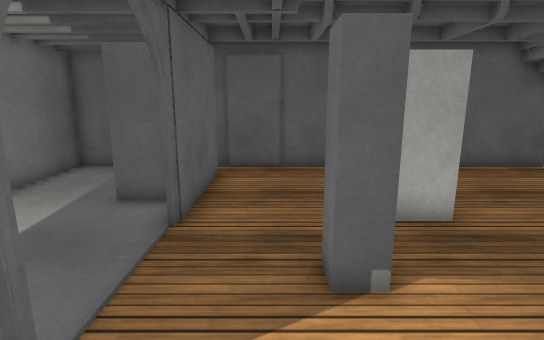
View 1 (above)

12 first-person views from a walk through a scene from a Unity 3-D project. The camera is 1.3 m above the floor, tilts 12° down and sees 80° across. Doors are open. The floor is counted in squares, 0.5 m on a side. Each view is taken from the middle of a square. On the plan, view 1 faces up. The plan holds only what a view shows up to about 20 squares ahead; the rest is blank. The place goes on beyond the plan. The player is left out. Some surface patterns are stand-ins.

View 2
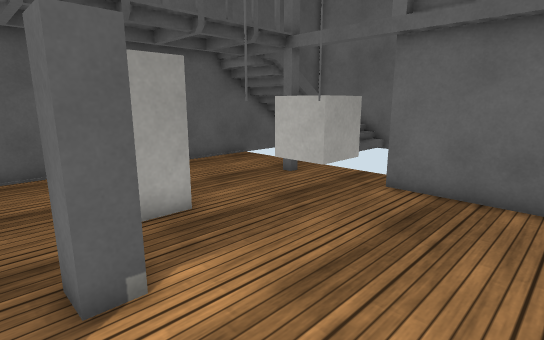

View 3
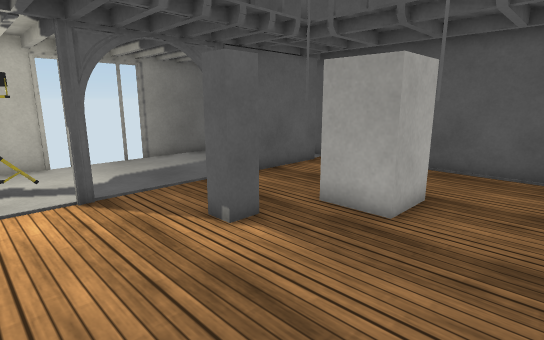

View 4
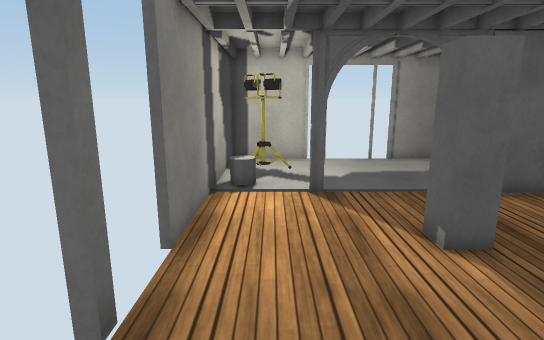

View 5
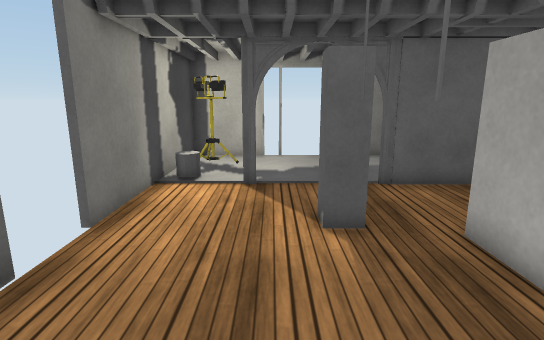

View 6
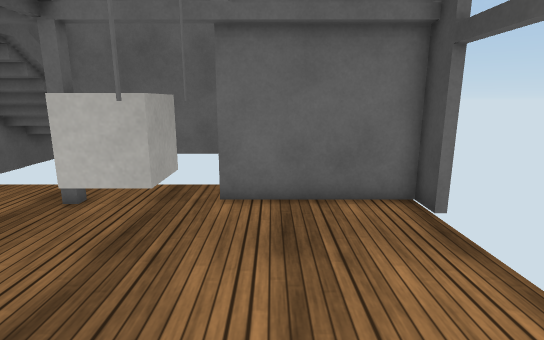

View 7
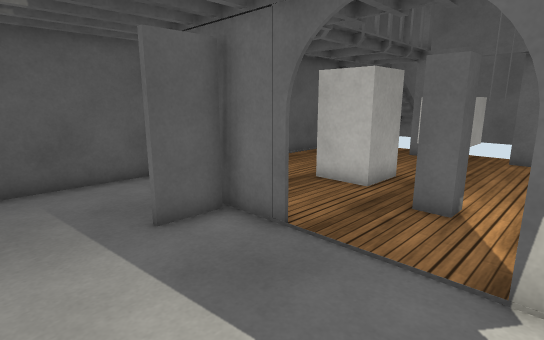

View 8
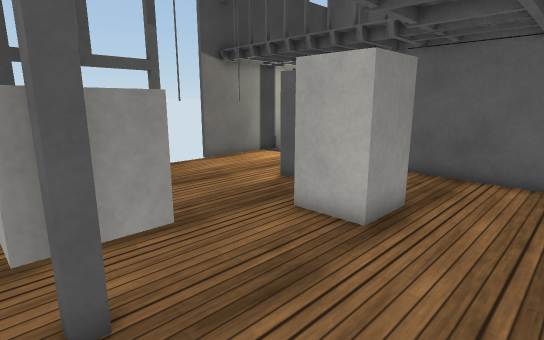

View 9
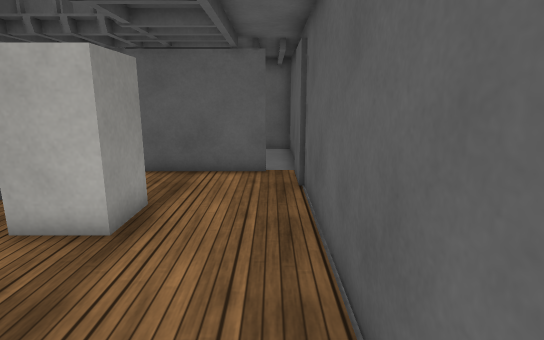

View 10
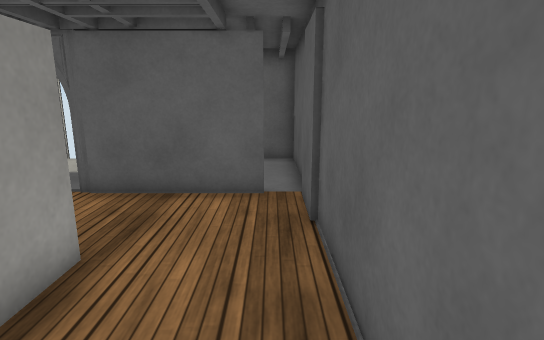

View 11
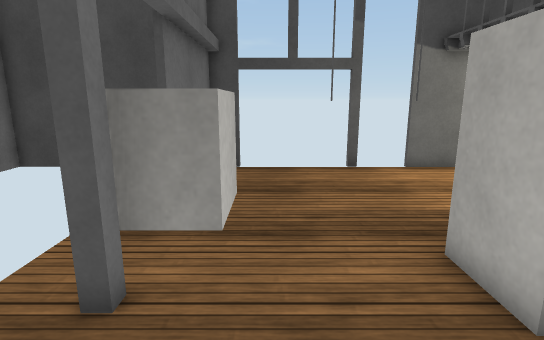

View 12
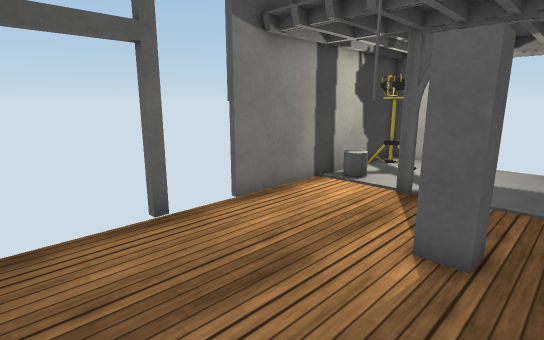

### Floor plan
Key: @ floor where view 1 was taken; # wall or solid block; x gap in a wall; . floor; D open door; ^ raised ledge; B block; C cube; O other object.
Columns run from 8 left of view 1 to 13 right of it. Each row starts with its distance up from view 1.
 13 #####################^
 12 #.....x............#^^
 11 #.....#............#^^
 10 #.....#............x^^
  9 #...###...###......
  8 #...###...B B...C#
  7 #.....#...BBB...CCC
  6 D.....#.........CCC
  5 D........##......
  4 D........##...#..##
  3 D................#
  2 #.....#..........#
  1 #..##............#
  0 #. ##O..@........#
 -1 ##########  x    #

Where each view was taken, in squares from view 1:
view 1: 0 up, 0 right, facing up
view 2: 0 up, 0 right, facing up-right
view 3: 0 up, 7 right, facing up-left
view 4: 1 up, 7 right, facing left
view 5: 3 up, 8 right, facing left
view 6: 3 up, 1 right, facing right
view 7: 2 up, 7 left, facing up-right
view 8: 12 up, 10 right, facing down-left
view 9: 12 up, 10 right, facing left
view 10: 12 up, 7 right, facing left
view 11: 12 up, 7 right, facing down
view 12: 6 up, 7 right, facing down-left
